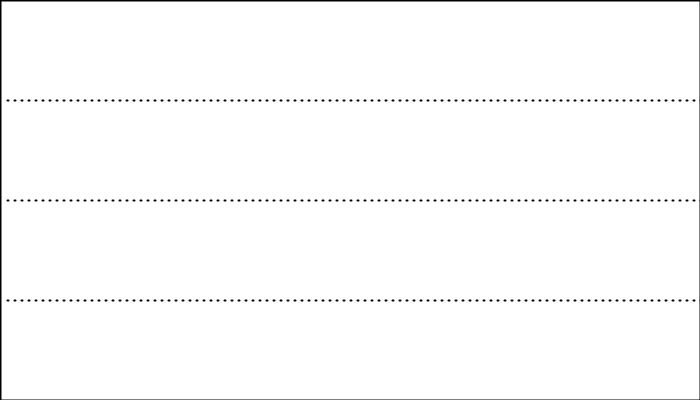
Frame 1 (no input)
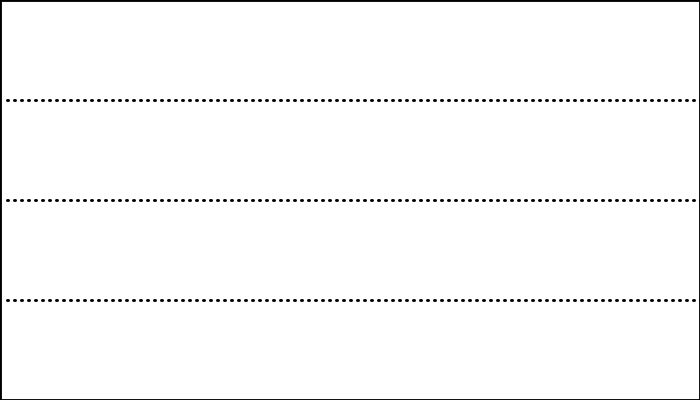
Frame 60 (the mouse pressed at the canvas centre just before this capture)
Frame 120 (the mouse held since frame 60 and released just before this capture): identical to frame 60, image omitted

The Processing sketch that drew these frames (run headless with seeded random() and noise(); from frame 60 on, the mouse is pressed at the canvas centre):

// Processing sketch: processing_35840
// ── processing_35840.pde

int noLines = 3;
int noPart = 100;
float a = 1.1;
float speeds[] = {
  1,2,1
}; 
float restLine[]= {
  100,200,300
};
float disp[] = {
  0,0,0
};
boolean mousemoving;

void setup() {
  size(700,400); 
  background(255); 
  stroke(0);
  strokeWeight(2);
}



void draw() {
  
  ///fades 
  fill (255,20);
  rect(0,0,700,400);
  
//// makes them move to the mouse and go back to rest
  if (mousemoving) {
    for (int i = 0; i < noLines; i++) {
      speeds[i] = speeds[i]*a;
      
      if (restLine[i]+disp[i] < mouseY) {
        disp[i] += speeds[i];
      }
      if (restLine[i]+disp[i] > mouseY) {
        disp[i] -= speeds[i];
      }
    }
  }else{
    
     speeds[0] = speeds[0]*a;
     speeds[1] = speeds[1]*a;
     speeds[2] = speeds[2]*a;
    for (int i = 0; i < noLines; i++) {
      if(disp[i] < 0) {
        disp[i] += speeds[i];

      }
      if (disp[i] > 0) {
        disp[i] -= speeds[i];
      }
    }
  }

  // this draws the lines
  
    for (int i = 0; i < noLines; i++) {
      for (int k = 1; k <= noPart; k++){
      line( (width/noPart)*k, restLine[i]+(disp[i]/700)*mouseX, (width/noPart)*k + 1, restLine[i]+(disp[i]/700)*mouseX);
    }
  }
  
  //this resets mouse moving 
  if (mousemoving){
     speeds[0] = 1;
     speeds[1] = 1;
     speeds[2] = 1;
  }
  mousemoving = false;
  
}

void mouseMoved() {
  mousemoving = true;
  //changes speeds acording to mouses position
   if (mouseY <= height/ noLines && mouseY >= 0){
     speeds[0] = 2;
     speeds[1] = 1;
     speeds[2] = 0;
   }
   if (mouseY <= (height/ noLines)*2 && mouseY > height/ noLines){
     speeds[0] = 1;
     speeds[1] = 2;
     speeds[2] = 1;
   }
   if (mouseY <= (height/ noLines)*3 && mouseY > (height/ noLines)*2){
     speeds[0] = 0;
     speeds[1] = 1;
     speeds[2] = 2;
   }
}
